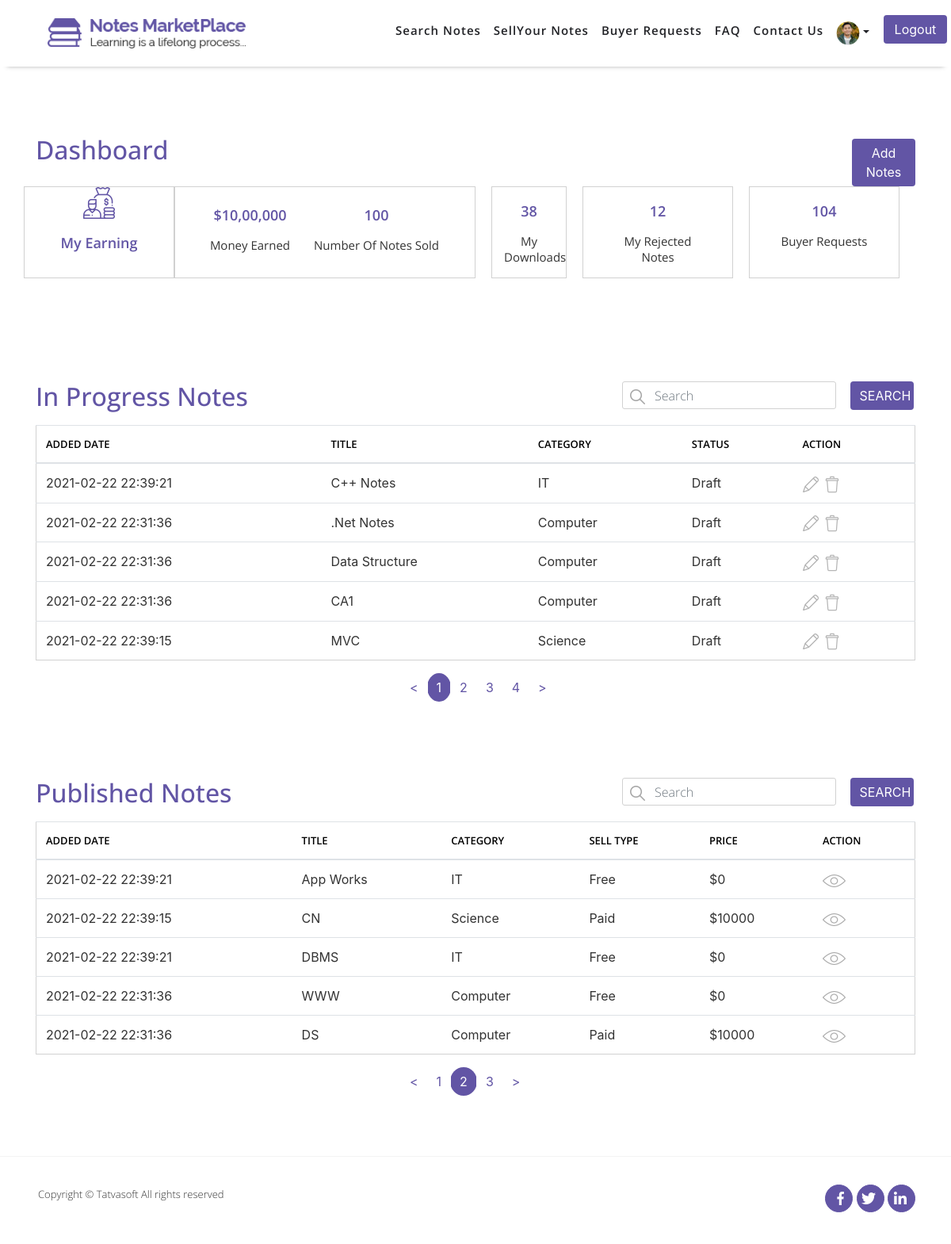
Page /PHP_ASSIGNMENT_1/NOTESMARKETPLACE/Front/Dashboard.php?Published_Page=2 on the committed database.
### tables this page shows
CREATE TABLE `sellernotes` (
  `ID` int(11) NOT NULL COMMENT 'PRIMARY KEY',
  `SellerID` int(11) NOT NULL COMMENT 'FOREIGN KEY relationship with Users Table.',
  `Status` int(11) NOT NULL COMMENT 'FOREIGN KEY relationship with Referencedata Table.',
  `ActionBy` int(11) DEFAULT NULL COMMENT 'FOREIGN KEY relationship with Users Table.',
  `AdminRemarks` varchar(10000) DEFAULT NULL COMMENT 'Admin will enter the remarks when he will reject the notes or when he will mark status removed for notes via unpublished function.',
  `PublishedDate` datetime DEFAULT current_timestamp(),
  `Title` varchar(100) NOT NULL COMMENT 'FOREIGN KEY relationship with Category Table.',
  `Category` int(11) NOT NULL,
  `DisplayPicture` varchar(500) DEFAULT NULL,
  `NoteType` int(11) DEFAULT NULL COMMENT 'FOREIGN KEY relationship with Types Table.',
  `NumberOfPages` int(11) DEFAULT NULL,
  `Description` varchar(1000) NOT NULL,
  `UniversityName` varchar(200) DEFAULT NULL,
  `Country` int(11) DEFAULT NULL COMMENT 'FOREIGN KEY relationship with Countries Table.',
  `Course` varchar(100) DEFAULT NULL,
  `CourseCode` varchar(100) DEFAULT NULL,
  `Professor` varchar(100) DEFAULT NULL,
  `IsPaid` bit(2) NOT NULL DEFAULT b'0' COMMENT 'Set false if selling mode is free and set to true if selling mode is paid.',
  `SellingPrice` decimal(10,0) DEFAULT NULL COMMENT 'if selling mode is paid - selling price can not be null.',
  `NotesPreview` varchar(10000) DEFAULT NULL COMMENT 'if selling mode is paid - note preview cannot be null.',
  `CreatedDate` datetime DEFAULT current_timestamp() COMMENT 'Date and time when system has created this record.',
  `CreatedBy` int(11) DEFAULT NULL COMMENT 'UserID who has created this record.',
  `ModifiedDate` datetime DEFAULT current_timestamp() COMMENT 'Date and time when system has updated this record.',
  `ModifiedBy` int(11) DEFAULT NULL COMMENT 'UserID who has created this record.',
  `IsActive` bit(2) NOT NULL DEFAULT b'1' COMMENT 'Required Information, Default set to true.'
);

CREATE TABLE `categories` (
  `ID` int(11) NOT NULL COMMENT 'PRIMARY KEY',
  `Name` varchar(100) NOT NULL COMMENT 'Computer Science,IT, Politics, Sports, Cricket, etc.',
  `Description` varchar(500) NOT NULL COMMENT 'Description to explain what this category means.',
  `CreatedDate` datetime DEFAULT current_timestamp() COMMENT 'date and time when system has created this record.',
  `CreatedBy` int(11) DEFAULT NULL COMMENT 'UserID who has created this record.',
  `ModifiedDate` datetime DEFAULT current_timestamp() COMMENT 'Date and ime when system has updated this record.Super Admin ID you can insert static.',
  `ModifiedBy` int(11) DEFAULT NULL COMMENT 'UserID who has updated this record.',
  `IsActive` bit(2) NOT NULL DEFAULT b'1' COMMENT 'Required Information,Default set to true.'
);

CREATE TABLE `referencedata` (
  `ID` int(11) NOT NULL COMMENT 'PRIMARY KEY',
  `Value` varchar(100) NOT NULL COMMENT 'Value to display over UI for each data item',
  `DataValue` varchar(100) NOT NULL COMMENT 'Unique identifier for dataitem per category which admin never can change.',
  `RefCategory` varchar(100) NOT NULL COMMENT 'category name i.e. NotesStatus, SellingMode, Gendet etc.',
  `CreatedDate` datetime DEFAULT current_timestamp() COMMENT 'Date and time when system has created this record. ',
  `CreatedBy` int(11) DEFAULT NULL COMMENT 'UserID who has created this record.Super Admin Id you can insert static.',
  `ModifiedDate` datetime DEFAULT current_timestamp() COMMENT 'Date and time when system has updated this record.',
  `ModifiedBy` int(11) DEFAULT NULL COMMENT 'UserID who has updated this record. Super Admin Id you can insert static.',
  `IsActive` bit(2) NOT NULL DEFAULT b'1' COMMENT 'Required Information, Default set to true.'
);

### PHP_ASSIGNMENT_1/NOTESMARKETPLACE/Front/Dashboard.php (the view, shortened to what the rows shown need)
<?php include "Header.php"; ?>
<?php include "Config/Database-Connection.php"; ?>
    <section id="dashboard-notes">
        <div class="content-box-lg">
            <div class="container">
                <div class="row dashboard-notes-row">
                    <div class="col-md-6 col-sm-6 col-6">
                        <div class="horizontal-heading">
                            <h2>Dashboard</h2>
                        </div>
                    </div>
                </div>
            </div>
        </div>
    </section>
    <section id="in-progress-notes">
        <div class="content-box-xs">
            <div class="container">
                    <?php
                        if(isset($_GET['page'])){
                            $Page = $_GET['page'];
                        }else{
                            $Page = "";
                        }
                        if($Page=="" || $Page==1){
                            $Page_1=0;
                        }else{
                            $Page_1 = ($Page*5)-5;
                        }
                        $query = "SELECT * FROM sellernotes AS sn LEFT JOIN categories AS cg ON sn.Category=cg.ID WHERE Status IN (6,7,8) ";
                        $query .= "LIMIT $Page_1,5";
                    ?>
                <form action="" method="get">
                    <div class="row in-progress-notes-row">
                        <div class="col-md-6 col-sm-6 col-6">
                            <div class="horizontal-heading">
                                <h2>In Progress Notes</h2>
                            </div>
                        </div>
                    </div>
                </form>
                <div class="row in-progress-notes-row">
                    <div class="col-md-12 col-sm-12 col-12">
                    <div class="table-responsive">
                        <table class="table">
                            <thead>
                                <tr>
                                    <th scope="col">ADDED DATE</th>
                                    <th scope="col">TITLE</th>
                                    <th scope="col">CATEGORY</th>
                                    <th scope="col">STATUS</th>
                                    <th scope="col">ACTION</th>
                                </tr>
                            </thead>
                            <tbody>
                            <?php
                                $Search_all = mysqli_query($connection,$query);
                                if(mysqli_num_rows($Search_all)==0){
                                    echo "<tr><td colspan='5' class='text-center'><h1>Data Not Found</h1></td></tr>";
                                }else{
                                    while($row =mysqli_fetch_assoc($Search_all)){
                                        $Status = $row['Status'];
                                        $CreatedDate = $row['CreatedDate'];
                                        $Title = $row['Title'];
                                        $Category = $row['Category'];
                                        $query = "SELECT * FROM referencedata WHERE ID=$Status";
                                        $Status_select = mysqli_query($connection,$query);
                                        if($row =mysqli_fetch_assoc($Status_select)){
                                            $Status = $row['Value'];
                                        }else{
                                            die("Query Failed" . mysqli_error($connection));
                                        }
                                        $query = "SELECT * FROM categories WHERE ID=$Category";
                                        $Category_select = mysqli_query($connection,$query);
                                        if($row =mysqli_fetch_assoc($Category_select)){
                                            $Category = $row['Name'];
                                        }else{
                                            die("Query Failed" . mysqli_error($connection));
                                        }
                                        $query = "SELECT * FROM sellernotes WHERE Title='{$Title}'";
                                        $ID_select = mysqli_query($connection,$query);
                                        if($row =mysqli_fetch_assoc($ID_select)){
                                            $ID = $row['ID'];
                                        }else{
                                            die("Query Failed" . mysqli_error($connection));
                                        }
                                        echo "<tr><td>$CreatedDate</td>
                                                <td>$Title</td>
                                                <td>$Category</td>
                                                <td>$Status</td>";
                                        if($Status=='Draft'){
                                                echo "<td><a href='Edit_Notes.php?edit=$ID'><img src='images/Dashboard/edit.png' alt='Edit'></a><a href='?delete=$ID' onclick='return DELETE()'><img src='images/Dashboard/delete.png' alt='Delete'></a></td></tr>";
                                        }else{
                                                echo "<td><a href='Notes_Details.php?EYE=$ID'><img src='images/tables/eye.png' alt='Eye'></a></tr>";
                                        }
                                    }
                                }
                            ?>
                            </tbody>
                        </table>
                    </div>
                    </div>
                </div>
            </div>
        </div>
    </section>
    <section id="published-notes">
        <div class="content-box-xs">
            <div class="container">
                <?php
                        if(isset($_GET['Published_Page'])){
                            $Page = $_GET['Published_Page'];
                        }else{
                            $Page = "";
                        }
                        if($Page=="" || $Page==1){
                            $Page_1=0;
                        }else{
                            $Page_1 = ($Page*5)-5;
                        }
                        $query = "SELECT * FROM sellernotes AS sn LEFT JOIN categories AS cg ON sn.Category=cg.ID WHERE sn.Status='9' ";
                        $query .= "  LIMIT $Page_1,5";
                    ?>
                <form action="" method="get">
                    <div class="row published-notes-row">
                        <div class="col-md-6 col-sm-6 col-6">
                            <div class="horizontal-heading">
                                <h2>Published Notes</h2>
                            </div>
                        </div>
                    </div>
                </form>
                <div class="row published-notes-row">
                    <div class="col-md-12 col-sm-12 col-12">
                    <div class="table-responsive">
                        <table class="table">
                            <thead>
                                <tr>
                                    <th scope="col">ADDED DATE</th>
                                    <th scope="col">TITLE</th>
                                    <th scope="col">CATEGORY</th>
                                    <th scope="col">SELL TYPE</th>
                                    <th scope="col">PRICE</th>
                                    <th scope="col">ACTION</th>
                                </tr>
                            </thead>
                            <tbody>
                            <?php
                                $Search_all = mysqli_query($connection,$query);
                                if(mysqli_num_rows($Search_all)==0){
                                    echo "<tr><td colspan='6' class='text-center'><h1>Data Not Found</h1></td></tr>";
                                }else{
                                    while($row =mysqli_fetch_assoc($Search_all)){
                                        $IsPaid = $row['IsPaid'];
                                        $CreatedDate = $row['CreatedDate'];
                                        $Title = $row['Title'];
                                        $Category = $row['Category'];
                                        $SellingPrice = $row['SellingPrice'];
                                        if($IsPaid==1){
                                            $query = "SELECT * FROM referencedata WHERE ID=4";
                                        }else{
                                            $query = "SELECT * FROM referencedata WHERE ID=5";
                                        }
                                        $Status_select = mysqli_query($connection,$query);
                                        if($row =mysqli_fetch_assoc($Status_select)){
                                            $SellType = $row['Value'];
                                        }else{
                                            die("Query Failed" . mysqli_error($connection));
                                        }
                                        $query = "SELECT * FROM categories WHERE ID=$Category";
                                        $Category_select = mysqli_query($connection,$query);
                                        if($row =mysqli_fetch_assoc($Category_select)){
                                            $Category = $row['Name'];
                                        }else{
                                            die("Query Failed" . mysqli_error($connection));
                                        }
                                        $query = "SELECT * FROM sellernotes WHERE Title='{$Title}'";
                                        $ID_select = mysqli_query($connection,$query);
                                        if($row =mysqli_fetch_assoc($ID_select)){
                                            $ID = $row['ID'];
                                        }else{
                                            die("Query Failed" . mysqli_error($connection));
                                        }
                                        echo "<tr><td>$CreatedDate</td>
                                                <td>$Title</td>
                                                <td>$Category</td>
                                                <td>$SellType</td>
                                                <td>$$SellingPrice</td>
                                                <td><a href='Notes_Details.php?EYE=$ID'><img src='images/tables/eye.png' alt='Eye'></a></tr>";
                                    }
                                }
                            ?>
                            </tbody>
                        </table>
                    </div>
                    </div>
                </div>
            </div>
        </div>
    </section>
<?php include "Footer.php"; ?>

### rows in the picture
sellernotes: Category.CreatedDate "2021-02-22 22:39:21", Title "C++ Notes", Category.Name "IT", Status.Value "Draft"
sellernotes: Category.CreatedDate "2021-02-22 22:31:36", Title ".Net Notes", Category.Name "Computer", Status.Value "Draft"
sellernotes: Category.CreatedDate "2021-02-22 22:31:36", Title "Data Structure", Category.Name "Computer", Status.Value "Draft"
sellernotes: Category.CreatedDate "2021-02-22 22:31:36", Title "CA1", Category.Name "Computer", Status.Value "Draft"
sellernotes: Category.CreatedDate "2021-02-22 22:39:15", Title "MVC", Category.Name "Science", Status.Value "Draft"
sellernotes: Category.CreatedDate "2021-02-22 22:39:21", Title "App Works", Category.Name "IT", referencedata.Value "Free", SellingPrice "0"
sellernotes: Category.CreatedDate "2021-02-22 22:39:15", Title "CN", Category.Name "Science", referencedata.Value "Paid", SellingPrice "10000"
sellernotes: Category.CreatedDate "2021-02-22 22:39:21", Title "DBMS", Category.Name "IT", referencedata.Value "Free", SellingPrice "0"
sellernotes: Category.CreatedDate "2021-02-22 22:31:36", Title "WWW", Category.Name "Computer", referencedata.Value "Free", SellingPrice "0"
sellernotes: Category.CreatedDate "2021-02-22 22:31:36", Title "DS", Category.Name "Computer", referencedata.Value "Paid", SellingPrice "10000"
